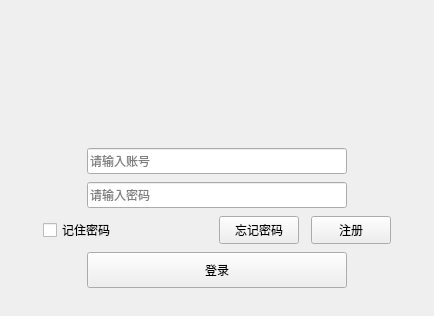
<?xml version="1.0" encoding="UTF-8"?>
<ui version="4.0">
 <class>Form</class>
 <widget class="QWidget" name="Form">
  <property name="geometry">
   <rect>
    <x>0</x>
    <y>0</y>
    <width>434</width>
    <height>316</height>
   </rect>
  </property>
  <property name="sizePolicy">
   <sizepolicy hsizetype="Fixed" vsizetype="Fixed">
    <horstretch>0</horstretch>
    <verstretch>0</verstretch>
   </sizepolicy>
  </property>
  <property name="minimumSize">
   <size>
    <width>434</width>
    <height>316</height>
   </size>
  </property>
  <property name="maximumSize">
   <size>
    <width>434</width>
    <height>316</height>
   </size>
  </property>
  <property name="windowTitle">
   <string>Form</string>
  </property>
  <layout class="QVBoxLayout" name="verticalLayout_2">
   <property name="spacing">
    <number>0</number>
   </property>
   <property name="leftMargin">
    <number>0</number>
   </property>
   <property name="topMargin">
    <number>0</number>
   </property>
   <property name="rightMargin">
    <number>0</number>
   </property>
   <property name="bottomMargin">
    <number>0</number>
   </property>
   <item>
    <widget class="QWidget" name="titleWidget" native="true">
     <property name="sizePolicy">
      <sizepolicy hsizetype="Expanding" vsizetype="Expanding">
       <horstretch>0</horstretch>
       <verstretch>0</verstretch>
      </sizepolicy>
     </property>
     <property name="minimumSize">
      <size>
       <width>0</width>
       <height>104</height>
      </size>
     </property>
     <property name="maximumSize">
      <size>
       <width>16777215</width>
       <height>104</height>
      </size>
     </property>
     <property name="titleskin" stdset="0">
      <bool>true</bool>
     </property>
    </widget>
   </item>
   <item>
    <widget class="QWidget" name="bodyWidget" native="true">
     <property name="sizePolicy">
      <sizepolicy hsizetype="Preferred" vsizetype="Expanding">
       <horstretch>0</horstretch>
       <verstretch>0</verstretch>
      </sizepolicy>
     </property>
     <property name="minimumSize">
      <size>
       <width>0</width>
       <height>200</height>
      </size>
     </property>
     <property name="bottomskin" stdset="0">
      <bool>false</bool>
     </property>
     <layout class="QVBoxLayout" name="verticalLayout">
      <property name="spacing">
       <number>0</number>
      </property>
      <property name="leftMargin">
       <number>0</number>
      </property>
      <property name="topMargin">
       <number>36</number>
      </property>
      <property name="rightMargin">
       <number>0</number>
      </property>
      <property name="bottomMargin">
       <number>20</number>
      </property>
      <item>
       <layout class="QHBoxLayout" name="horizontalLayout">
        <item>
         <spacer name="horizontalSpacer">
          <property name="orientation">
           <enum>Qt::Orientation::Horizontal</enum>
          </property>
          <property name="sizeHint" stdset="0">
           <size>
            <width>40</width>
            <height>20</height>
           </size>
          </property>
         </spacer>
        </item>
        <item>
         <widget class="QLineEdit" name="editUserAccount">
          <property name="minimumSize">
           <size>
            <width>260</width>
            <height>26</height>
           </size>
          </property>
          <property name="maximumSize">
           <size>
            <width>260</width>
            <height>26</height>
           </size>
          </property>
          <property name="maxLength">
           <number>33</number>
          </property>
          <property name="placeholderText">
           <string>请输入账号</string>
          </property>
         </widget>
        </item>
        <item>
         <spacer name="horizontalSpacer_2">
          <property name="orientation">
           <enum>Qt::Orientation::Horizontal</enum>
          </property>
          <property name="sizeHint" stdset="0">
           <size>
            <width>40</width>
            <height>20</height>
           </size>
          </property>
         </spacer>
        </item>
       </layout>
      </item>
      <item>
       <layout class="QHBoxLayout" name="horizontalLayout_2">
        <item>
         <spacer name="horizontalSpacer_3">
          <property name="orientation">
           <enum>Qt::Orientation::Horizontal</enum>
          </property>
          <property name="sizeHint" stdset="0">
           <size>
            <width>40</width>
            <height>20</height>
           </size>
          </property>
         </spacer>
        </item>
        <item>
         <widget class="QLineEdit" name="editPassword">
          <property name="minimumSize">
           <size>
            <width>260</width>
            <height>26</height>
           </size>
          </property>
          <property name="maximumSize">
           <size>
            <width>260</width>
            <height>26</height>
           </size>
          </property>
          <property name="echoMode">
           <enum>QLineEdit::EchoMode::Password</enum>
          </property>
          <property name="placeholderText">
           <string>请输入密码</string>
          </property>
         </widget>
        </item>
        <item>
         <spacer name="horizontalSpacer_4">
          <property name="orientation">
           <enum>Qt::Orientation::Horizontal</enum>
          </property>
          <property name="sizeHint" stdset="0">
           <size>
            <width>40</width>
            <height>20</height>
           </size>
          </property>
         </spacer>
        </item>
       </layout>
      </item>
      <item>
       <layout class="QHBoxLayout" name="horizontalLayout_3">
        <property name="spacing">
         <number>12</number>
        </property>
        <item>
         <spacer name="horizontalSpacer_5">
          <property name="orientation">
           <enum>Qt::Orientation::Horizontal</enum>
          </property>
          <property name="sizeHint" stdset="0">
           <size>
            <width>13</width>
            <height>20</height>
           </size>
          </property>
         </spacer>
        </item>
        <item>
         <widget class="QCheckBox" name="checkBox">
          <property name="sizePolicy">
           <sizepolicy hsizetype="Fixed" vsizetype="Fixed">
            <horstretch>0</horstretch>
            <verstretch>0</verstretch>
           </sizepolicy>
          </property>
          <property name="minimumSize">
           <size>
            <width>164</width>
            <height>28</height>
           </size>
          </property>
          <property name="maximumSize">
           <size>
            <width>164</width>
            <height>28</height>
           </size>
          </property>
          <property name="text">
           <string>记住密码</string>
          </property>
         </widget>
        </item>
        <item>
         <widget class="QPushButton" name="forgetWordbtn">
          <property name="sizePolicy">
           <sizepolicy hsizetype="Fixed" vsizetype="Fixed">
            <horstretch>0</horstretch>
            <verstretch>0</verstretch>
           </sizepolicy>
          </property>
          <property name="minimumSize">
           <size>
            <width>0</width>
            <height>24</height>
           </size>
          </property>
          <property name="maximumSize">
           <size>
            <width>16777215</width>
            <height>28</height>
           </size>
          </property>
          <property name="text">
           <string>忘记密码</string>
          </property>
         </widget>
        </item>
        <item>
         <widget class="QPushButton" name="registBtn">
          <property name="sizePolicy">
           <sizepolicy hsizetype="Fixed" vsizetype="Fixed">
            <horstretch>0</horstretch>
            <verstretch>0</verstretch>
           </sizepolicy>
          </property>
          <property name="minimumSize">
           <size>
            <width>0</width>
            <height>28</height>
           </size>
          </property>
          <property name="maximumSize">
           <size>
            <width>16777215</width>
            <height>28</height>
           </size>
          </property>
          <property name="text">
           <string>注册</string>
          </property>
         </widget>
        </item>
        <item>
         <spacer name="horizontalSpacer_6">
          <property name="orientation">
           <enum>Qt::Orientation::Horizontal</enum>
          </property>
          <property name="sizeHint" stdset="0">
           <size>
            <width>17</width>
            <height>20</height>
           </size>
          </property>
         </spacer>
        </item>
       </layout>
      </item>
      <item>
       <layout class="QHBoxLayout" name="horizontalLayout_4">
        <item>
         <spacer name="horizontalSpacer_7">
          <property name="orientation">
           <enum>Qt::Orientation::Horizontal</enum>
          </property>
          <property name="sizeHint" stdset="0">
           <size>
            <width>40</width>
            <height>20</height>
           </size>
          </property>
         </spacer>
        </item>
        <item>
         <widget class="QPushButton" name="loginBtn">
          <property name="sizePolicy">
           <sizepolicy hsizetype="Fixed" vsizetype="Fixed">
            <horstretch>0</horstretch>
            <verstretch>0</verstretch>
           </sizepolicy>
          </property>
          <property name="minimumSize">
           <size>
            <width>260</width>
            <height>36</height>
           </size>
          </property>
          <property name="maximumSize">
           <size>
            <width>260</width>
            <height>36</height>
           </size>
          </property>
          <property name="text">
           <string>登录</string>
          </property>
         </widget>
        </item>
        <item>
         <spacer name="horizontalSpacer_8">
          <property name="orientation">
           <enum>Qt::Orientation::Horizontal</enum>
          </property>
          <property name="sizeHint" stdset="0">
           <size>
            <width>17</width>
            <height>20</height>
           </size>
          </property>
         </spacer>
        </item>
       </layout>
      </item>
     </layout>
    </widget>
   </item>
  </layout>
 </widget>
 <resources/>
 <connections/>
</ui>
